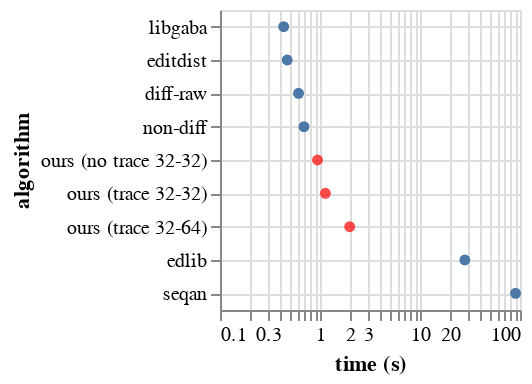

Source (notebook cell):
### Markdown cell above
25kbp Nanopore Reads Benchmark (AVX2)

### Code cell
chart1 = alt.Chart(cleaned).mark_point(opacity = 1, filled = True).encode(
    x = alt.X("time", axis = alt.Axis(title = "time (s)", grid = True), scale = alt.Scale(type = "log")),
    y = alt.Y("algorithm", axis = alt.Axis(grid = True), sort = alt.EncodingSortField(field = "time"))
).transform_filter((datum.algorithm != "ours (trace 32-32)") & (datum.algorithm != "ours (no trace 32-32)") & (datum.algorithm != "ours (trace 32-64)"))

chart2 = alt.Chart(cleaned).mark_point(color = "red", filled = True).encode(
    x = alt.X("time", axis = alt.Axis(title = "time (s)", grid = True), scale = alt.Scale(type = "log")),
    y = alt.Y("algorithm", axis = alt.Axis(grid = True), sort = alt.EncodingSortField(field = "time"))
).transform_filter((datum.algorithm == "ours (trace 32-32)") | (datum.algorithm == "ours (no trace 32-32)") | (datum.algorithm == "ours (trace 32-64)"))

c = (chart1 + chart2).properties(
    width = 150,
    height = 150
)
save(c, "nanopore_bench.pdf")
c

### Figure 1 — Vega-Lite specification as saved in the notebook (floating-point values rounded to 4 significant figures)
{"config": {"view": {"continuousWidth": 400, "continuousHeight": 300}}, "layer": [{"mark": {"type": "point", "filled": true, "opacity": 1}, "encoding": {"x": {"type": "quantitative", "axis": {"grid": true, "title": "time (s)"}, "field": "time", "scale": {"type": "log"}}, "y": {"type": "nominal", "axis": {"grid": true}, "field": "algorithm", "sort": {"field": "time"}}}, "transform": [{"filter": "(((datum.algorithm !== 'ours (trace 32-32)') && (datum.algorithm !== 'ours (no trace 32-32)')) && (datum.algorithm !== 'ours (trace 32-64)'))"}]}, {"mark": {"type": "point", "color": "red", "filled": true}, "encoding": {"x": {"type": "quantitative", "axis": {"grid": true, "title": "time (s)"}, "field": "time", "scale": {"type": "log"}}, "y": {"type": "nominal", "axis": {"grid": true}, "field": "algorithm", "sort": {"field": "time"}}}, "transform": [{"filter": "(((datum.algorithm === 'ours (trace 32-32)') || (datum.algorithm === 'ours (no trace 32-32)')) || (datum.algorithm === 'ours (trace 32-64)'))"}]}], "data": {"name": "data-f0e574ae15eaa1388e9e2c40c2fd24a8"}, "height": 150, "width": 150, "$schema": "https://vega.github.io/schema/vega-lite/v4.8.1.json", "datasets": {"data-f0e574ae15eaa1388e9e2c40c2fd24a8": [{"algorithm": "ours (no trace 32-32)", "time": 0.9448}, {"algorithm": "ours (trace 32-32)", "time": 1.133}, {"algorithm": "ours (trace 32-64)", "time": 1.983}, {"algorithm": "editdist", "time": 0.47}, {"algorithm": "non-diff", "time": 0.6916}, {"algorithm": "diff-raw", "time": 0.61}, {"algorithm": "libgaba", "time": 0.4332}, {"algorithm": "edlib", "time": 28.08}, {"algorithm": "seqan", "time": 90.28}]}}
